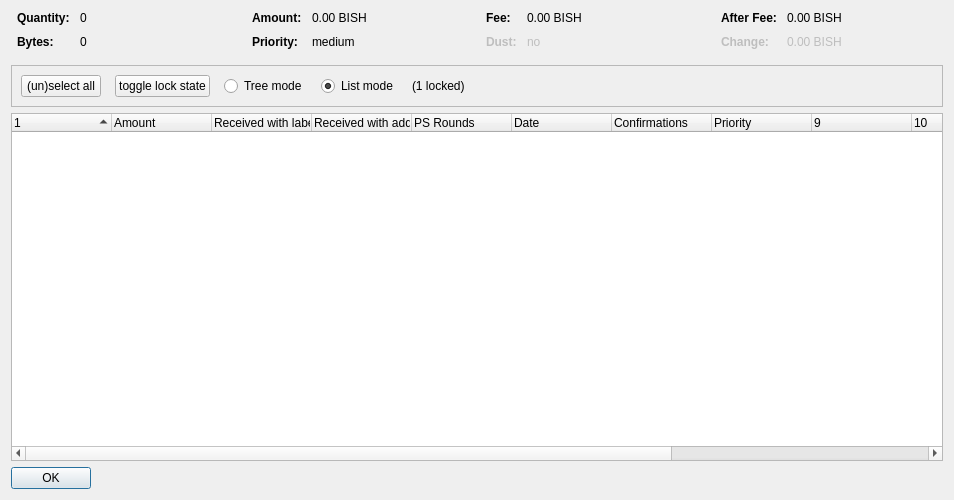
<?xml version="1.0" encoding="UTF-8"?>
<ui version="4.0">
 <class>CoinControlDialog</class>
 <widget class="QDialog" name="CoinControlDialog">
  <property name="geometry">
   <rect>
    <x>0</x>
    <y>0</y>
    <width>954</width>
    <height>500</height>
   </rect>
  </property>
  <property name="windowTitle">
   <string>Coin Selection</string>
  </property>
  <layout class="QVBoxLayout" name="verticalLayout">
   <item>
    <layout class="QHBoxLayout" name="horizontalLayoutTop" stretch="0,0,0,0">
     <property name="topMargin">
      <number>0</number>
     </property>
     <property name="bottomMargin">
      <number>10</number>
     </property>
     <item>
      <layout class="QFormLayout" name="formLayoutCoinControl1">
       <property name="horizontalSpacing">
        <number>10</number>
       </property>
       <property name="verticalSpacing">
        <number>10</number>
       </property>
       <property name="leftMargin">
        <number>6</number>
       </property>
       <property name="rightMargin">
        <number>6</number>
       </property>
       <item row="0" column="0">
        <widget class="QLabel" name="labelCoinControlQuantityText">
         <property name="font">
          <font>
           <weight>75</weight>
           <bold>true</bold>
          </font>
         </property>
         <property name="text">
          <string>Quantity:</string>
         </property>
        </widget>
       </item>
       <item row="0" column="1">
        <widget class="QLabel" name="labelCoinControlQuantity">
         <property name="cursor">
          <cursorShape>IBeamCursor</cursorShape>
         </property>
         <property name="contextMenuPolicy">
          <enum>Qt::ActionsContextMenu</enum>
         </property>
         <property name="text">
          <string notr="true">0</string>
         </property>
         <property name="textInteractionFlags">
          <set>Qt::LinksAccessibleByMouse|Qt::TextSelectableByKeyboard|Qt::TextSelectableByMouse</set>
         </property>
        </widget>
       </item>
       <item row="1" column="0">
        <widget class="QLabel" name="labelCoinControlBytesText">
         <property name="font">
          <font>
           <weight>75</weight>
           <bold>true</bold>
          </font>
         </property>
         <property name="text">
          <string>Bytes:</string>
         </property>
        </widget>
       </item>
       <item row="1" column="1">
        <widget class="QLabel" name="labelCoinControlBytes">
         <property name="cursor">
          <cursorShape>IBeamCursor</cursorShape>
         </property>
         <property name="contextMenuPolicy">
          <enum>Qt::ActionsContextMenu</enum>
         </property>
         <property name="text">
          <string notr="true">0</string>
         </property>
         <property name="textInteractionFlags">
          <set>Qt::LinksAccessibleByMouse|Qt::TextSelectableByKeyboard|Qt::TextSelectableByMouse</set>
         </property>
        </widget>
       </item>
      </layout>
     </item>
     <item>
      <layout class="QFormLayout" name="formLayoutCoinControl2">
       <property name="horizontalSpacing">
        <number>10</number>
       </property>
       <property name="verticalSpacing">
        <number>10</number>
       </property>
       <property name="leftMargin">
        <number>6</number>
       </property>
       <property name="rightMargin">
        <number>6</number>
       </property>
       <item row="0" column="0">
        <widget class="QLabel" name="labelCoinControlAmountText">
         <property name="font">
          <font>
           <weight>75</weight>
           <bold>true</bold>
          </font>
         </property>
         <property name="text">
          <string>Amount:</string>
         </property>
        </widget>
       </item>
       <item row="0" column="1">
        <widget class="QLabel" name="labelCoinControlAmount">
         <property name="cursor">
          <cursorShape>IBeamCursor</cursorShape>
         </property>
         <property name="contextMenuPolicy">
          <enum>Qt::ActionsContextMenu</enum>
         </property>
         <property name="text">
          <string notr="true">0.00 BISH</string>
         </property>
         <property name="textInteractionFlags">
          <set>Qt::LinksAccessibleByMouse|Qt::TextSelectableByKeyboard|Qt::TextSelectableByMouse</set>
         </property>
        </widget>
       </item>
       <item row="1" column="0">
        <widget class="QLabel" name="labelCoinControlPriorityText">
         <property name="font">
          <font>
           <weight>75</weight>
           <bold>true</bold>
          </font>
         </property>
         <property name="text">
          <string>Priority:</string>
         </property>
        </widget>
       </item>
       <item row="1" column="1">
        <widget class="QLabel" name="labelCoinControlPriority">
         <property name="cursor">
          <cursorShape>IBeamCursor</cursorShape>
         </property>
         <property name="contextMenuPolicy">
          <enum>Qt::ActionsContextMenu</enum>
         </property>
         <property name="text">
          <string>medium</string>
         </property>
         <property name="textInteractionFlags">
          <set>Qt::LinksAccessibleByMouse|Qt::TextSelectableByKeyboard|Qt::TextSelectableByMouse</set>
         </property>
        </widget>
       </item>
      </layout>
     </item>
     <item>
      <layout class="QFormLayout" name="formLayoutCoinControl3">
       <property name="horizontalSpacing">
        <number>10</number>
       </property>
       <property name="verticalSpacing">
        <number>10</number>
       </property>
       <property name="leftMargin">
        <number>6</number>
       </property>
       <property name="rightMargin">
        <number>6</number>
       </property>
       <item row="0" column="0">
        <widget class="QLabel" name="labelCoinControlFeeText">
         <property name="font">
          <font>
           <weight>75</weight>
           <bold>true</bold>
          </font>
         </property>
         <property name="text">
          <string>Fee:</string>
         </property>
        </widget>
       </item>
       <item row="0" column="1">
        <widget class="QLabel" name="labelCoinControlFee">
         <property name="cursor">
          <cursorShape>IBeamCursor</cursorShape>
         </property>
         <property name="contextMenuPolicy">
          <enum>Qt::ActionsContextMenu</enum>
         </property>
         <property name="text">
          <string notr="true">0.00 BISH</string>
         </property>
         <property name="textInteractionFlags">
          <set>Qt::LinksAccessibleByMouse|Qt::TextSelectableByKeyboard|Qt::TextSelectableByMouse</set>
         </property>
        </widget>
       </item>
       <item row="1" column="0">
        <widget class="QLabel" name="labelCoinControlLowOutputText">
         <property name="enabled">
          <bool>false</bool>
         </property>
         <property name="font">
          <font>
           <weight>75</weight>
           <bold>true</bold>
          </font>
         </property>
         <property name="text">
          <string>Dust:</string>
         </property>
        </widget>
       </item>
       <item row="1" column="1">
        <widget class="QLabel" name="labelCoinControlLowOutput">
         <property name="enabled">
          <bool>false</bool>
         </property>
         <property name="cursor">
          <cursorShape>IBeamCursor</cursorShape>
         </property>
         <property name="contextMenuPolicy">
          <enum>Qt::ActionsContextMenu</enum>
         </property>
         <property name="text">
          <string>no</string>
         </property>
         <property name="textInteractionFlags">
          <set>Qt::LinksAccessibleByMouse|Qt::TextSelectableByKeyboard|Qt::TextSelectableByMouse</set>
         </property>
        </widget>
       </item>
      </layout>
     </item>
     <item>
      <layout class="QFormLayout" name="formLayoutCoinControl4">
       <property name="horizontalSpacing">
        <number>10</number>
       </property>
       <property name="verticalSpacing">
        <number>10</number>
       </property>
       <property name="leftMargin">
        <number>6</number>
       </property>
       <property name="rightMargin">
        <number>6</number>
       </property>
       <item row="0" column="0">
        <widget class="QLabel" name="labelCoinControlAfterFeeText">
         <property name="font">
          <font>
           <weight>75</weight>
           <bold>true</bold>
          </font>
         </property>
         <property name="text">
          <string>After Fee:</string>
         </property>
        </widget>
       </item>
       <item row="0" column="1">
        <widget class="QLabel" name="labelCoinControlAfterFee">
         <property name="cursor">
          <cursorShape>IBeamCursor</cursorShape>
         </property>
         <property name="contextMenuPolicy">
          <enum>Qt::ActionsContextMenu</enum>
         </property>
         <property name="text">
          <string notr="true">0.00 BISH</string>
         </property>
         <property name="textInteractionFlags">
          <set>Qt::LinksAccessibleByMouse|Qt::TextSelectableByKeyboard|Qt::TextSelectableByMouse</set>
         </property>
        </widget>
       </item>
       <item row="1" column="0">
        <widget class="QLabel" name="labelCoinControlChangeText">
         <property name="enabled">
          <bool>false</bool>
         </property>
         <property name="font">
          <font>
           <weight>75</weight>
           <bold>true</bold>
          </font>
         </property>
         <property name="text">
          <string>Change:</string>
         </property>
        </widget>
       </item>
       <item row="1" column="1">
        <widget class="QLabel" name="labelCoinControlChange">
         <property name="enabled">
          <bool>false</bool>
         </property>
         <property name="cursor">
          <cursorShape>IBeamCursor</cursorShape>
         </property>
         <property name="contextMenuPolicy">
          <enum>Qt::ActionsContextMenu</enum>
         </property>
         <property name="text">
          <string notr="true">0.00 BISH</string>
         </property>
         <property name="textInteractionFlags">
          <set>Qt::LinksAccessibleByMouse|Qt::TextSelectableByKeyboard|Qt::TextSelectableByMouse</set>
         </property>
        </widget>
       </item>
      </layout>
     </item>
    </layout>
   </item>
   <item>
    <widget class="QFrame" name="frame">
     <property name="minimumSize">
      <size>
       <width>0</width>
       <height>40</height>
      </size>
     </property>
     <property name="frameShape">
      <enum>QFrame::StyledPanel</enum>
     </property>
     <property name="frameShadow">
      <enum>QFrame::Sunken</enum>
     </property>
     <layout class="QHBoxLayout" name="horizontalLayout">
      <item>
       <layout class="QHBoxLayout" name="horizontalLayoutPanel" stretch="0,0,0,0,0,0">
        <property name="spacing">
         <number>14</number>
        </property>
        <item>
         <widget class="QPushButton" name="pushButtonSelectAll">
          <property name="sizePolicy">
           <sizepolicy hsizetype="Maximum" vsizetype="Fixed">
            <horstretch>0</horstretch>
            <verstretch>0</verstretch>
           </sizepolicy>
          </property>
          <property name="text">
           <string>(un)select all</string>
          </property>
          <property name="autoDefault">
           <bool>false</bool>
          </property>
         </widget>
        </item>
        <item>
         <widget class="QPushButton" name="pushButtonToggleLock">
          <property name="sizePolicy">
           <sizepolicy hsizetype="Maximum" vsizetype="Fixed">
            <horstretch>0</horstretch>
            <verstretch>0</verstretch>
           </sizepolicy>
          </property>
          <property name="text">
           <string>toggle lock state</string>
          </property>
          <property name="autoDefault">
           <bool>false</bool>
          </property>
         </widget>
        </item>
        <item>
         <widget class="QRadioButton" name="radioTreeMode">
          <property name="sizePolicy">
           <sizepolicy hsizetype="Maximum" vsizetype="Fixed">
            <horstretch>0</horstretch>
            <verstretch>0</verstretch>
           </sizepolicy>
          </property>
          <property name="text">
           <string>Tree mode</string>
          </property>
         </widget>
        </item>
        <item>
         <widget class="QRadioButton" name="radioListMode">
          <property name="sizePolicy">
           <sizepolicy hsizetype="Maximum" vsizetype="Fixed">
            <horstretch>0</horstretch>
            <verstretch>0</verstretch>
           </sizepolicy>
          </property>
          <property name="text">
           <string>List mode</string>
          </property>
          <property name="checked">
           <bool>true</bool>
          </property>
         </widget>
        </item>
        <item>
         <widget class="QLabel" name="labelLocked">
          <property name="text">
           <string>(1 locked)</string>
          </property>
         </widget>
        </item>
        <item>
         <spacer name="horizontalSpacer">
          <property name="orientation">
           <enum>Qt::Horizontal</enum>
          </property>
          <property name="sizeHint" stdset="0">
           <size>
            <width>40</width>
            <height>20</height>
           </size>
          </property>
         </spacer>
        </item>
       </layout>
      </item>
     </layout>
    </widget>
   </item>
   <item>
    <widget class="CoinControlTreeWidget" name="treeWidget">
     <property name="contextMenuPolicy">
      <enum>Qt::CustomContextMenu</enum>
     </property>
     <property name="sortingEnabled">
      <bool>false</bool>
     </property>
     <property name="columnCount">
      <number>13</number>
     </property>
     <attribute name="headerShowSortIndicator" stdset="0">
      <bool>true</bool>
     </attribute>
     <attribute name="headerStretchLastSection">
      <bool>false</bool>
     </attribute>
     <column>
      <property name="text">
       <string/>
      </property>
     </column>
     <column>
      <property name="text">
       <string>Amount</string>
      </property>
     </column>
     <column>
      <property name="text">
       <string>Received with label</string>
      </property>
     </column>
     <column>
      <property name="text">
       <string>Received with address</string>
      </property>
     </column>
     <column>
      <property name="text">
       <string>PS Rounds</string>
      </property>
     </column>
     <column>
      <property name="text">
       <string>Date</string>
      </property>
     </column>
     <column>
      <property name="text">
       <string>Confirmations</string>
      </property>
      <property name="toolTip">
       <string>Confirmed</string>
      </property>
     </column>
     <column>
      <property name="text">
       <string>Priority</string>
      </property>
     </column>
     <column>
      <property name="text">
       <string/>
      </property>
     </column>
     <column>
      <property name="text">
       <string/>
      </property>
     </column>
     <column>
      <property name="text">
       <string/>
      </property>
     </column>
     <column>
      <property name="text">
       <string/>
      </property>
     </column>
     <column>
      <property name="text">
       <string/>
      </property>
     </column>
    </widget>
   </item>
   <item>
    <widget class="QDialogButtonBox" name="buttonBox">
     <property name="sizePolicy">
      <sizepolicy hsizetype="Maximum" vsizetype="Fixed">
       <horstretch>0</horstretch>
       <verstretch>0</verstretch>
      </sizepolicy>
     </property>
     <property name="orientation">
      <enum>Qt::Horizontal</enum>
     </property>
     <property name="standardButtons">
      <set>QDialogButtonBox::Ok</set>
     </property>
    </widget>
   </item>
  </layout>
 </widget>
 <customwidgets>
  <customwidget>
   <class>CoinControlTreeWidget</class>
   <extends>QTreeWidget</extends>
   <header>coincontroltreewidget.h</header>
  </customwidget>
 </customwidgets>
 <resources/>
 <connections/>
</ui>
